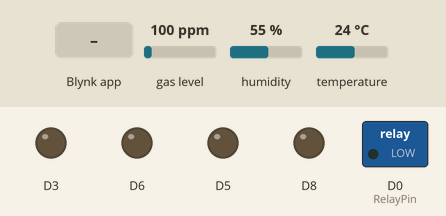
Simulated run of this program. Board: ESP8266 (NodeMCU). On the bench: switched loads named in the program (green lamp = pin HIGH), output pins drawn as LEDs (lit = HIGH). The inputs (shaded band) are chosen by the test bench; at power-on: gas level 100 ppm, humidity 55 %, temperature 24 °C. WiFi joins after 1.5 s; servers stay silent unless stated; what the program prints to the serial monitor is not drawn.

Above: at 3.0 s.
3.1 s: Blynk app writes 1 to V0
At 13.1 s:
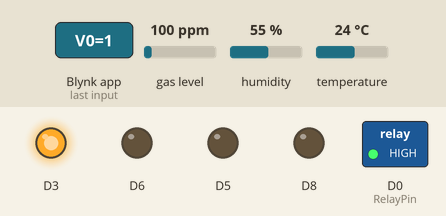
13.8 s: Blynk app writes 1 to V1
At 23.7 s:
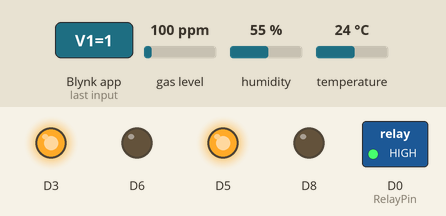
24.3 s: Blynk app writes 0 to V0
At 34.4 s:
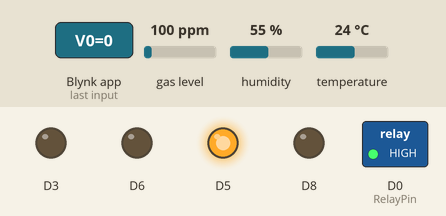
34.8 s: Blynk app writes 1 to V2
At 45.0 s:
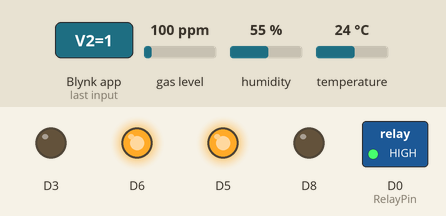
45.3 s: Blynk app writes 200 to V0
At 55.5 s:
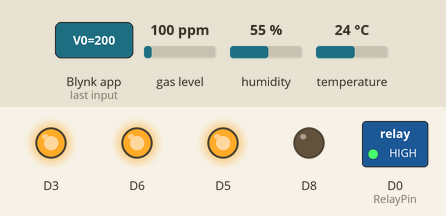
55.8 s: Blynk app writes 0 to V1
At 66.3 s:
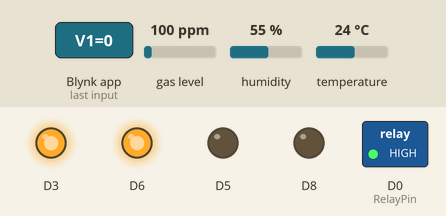
Timing chart, 0 to 67.3 s (numbered marks = the images above; inputs shaded):
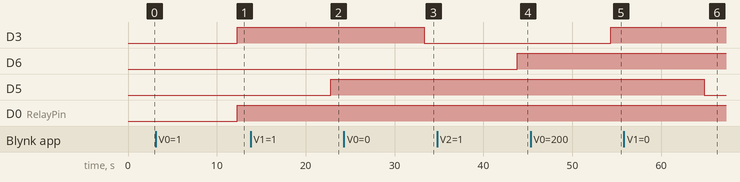

Measured:
- after the input at 3.1 s, D3: LOW → HIGH after 9.2 s
- after the input at 13.8 s, D5: LOW → HIGH after 9.0 s
- after the input at 24.3 s, D3: HIGH → LOW after 9.0 s
- after the input at 34.8 s, D6: LOW → HIGH after 9.0 s
- after the input at 45.3 s, D3: LOW → HIGH after 9.0 s
- after the input at 55.8 s, D5: HIGH → LOW after 9.0 s

The program:

main.cpp
```cpp
#include <Arduino.h>
#include "DHT.h"
#include <MQUnifiedsensor.h>
#include <BlynkSimpleEsp8266.h>
#include <ESP8266WiFi.h>
#include <Wire.h>
#include <TridentTD_LineNotify.h>

#define DHTPin D7
#define RelayPin D0

#define         Board                   ("Arduino UNO")
#define         Pin                     (A0)  //Analog input 3 of your arduino
#define         Type                    ("MQ-2") //MQ2
#define         Voltage_Resolution      (5)
#define         ADC_Bit_Resolution      (10) // For arduino UNO/MEGA/NANO
#define         RatioMQ2CleanAir        (9.83) //RS / R0 = 9.83 ppm


#define BLYNK_TEMPLATE_ID "TMPLRxVqwoOV"
#define BLYNK_TEMPLATE_NAME "kasukabe"
#define BLYNK_AUTH_TOKEN "lq0krE4FHp2xOnSFw23MX7T0RDj7PVIP"

#define LINE_TOKEN "OZCd13CEHx6cBgrWvUVtnz2THL5ZoDx4J9nIqvtu1aK"

char ssid[] = "lawiet";
char pass[] = "kvnn6518";

MQUnifiedsensor MQ2(Board, Voltage_Resolution, ADC_Bit_Resolution, Pin, Type);
DHT dht;

void setup() {
  Serial.begin(9600);

  LINE.setToken(LINE_TOKEN);

  pinMode(D3, OUTPUT);
  pinMode(D5, OUTPUT);
  pinMode(D6, OUTPUT);
  pinMode(D8, OUTPUT);
  pinMode(RelayPin, OUTPUT);

  dht.setup(DHTPin);

  MQ2.setRegressionMethod(1);
  MQ2.setA(574.25);
  MQ2.setB(-2.222);
  MQ2.init();
  Serial.print("Calibrating please wait.");
  float calcR0 = 0;
  for(int i = 1; i<=10; i ++)
  {
    MQ2.update();
    calcR0 += MQ2.calibrate(RatioMQ2CleanAir);
    Serial.print(".");
  }
  MQ2.setR0(calcR0/10);

  Blynk.begin(BLYNK_AUTH_TOKEN, ssid, pass);
}

void display() {
    MQ2.update();
    byte temp = dht.getTemperature();
    byte LPG = MQ2.readSensor();
    Blynk.virtualWrite(V4, temp);
    Blynk.virtualWrite(V5, LPG);
    int pureLPG = MQ2.readSensor();
    float pureTemp = dht.getTemperature();
    if (pureLPG >= 100){
      LINE.notifySticker("LPG gas leaks > 100 ppm", 6632, 11825375);
      delay(10000);
    }
    if (pureTemp >= 25){
      digitalWrite(RelayPin, LOW);
    } else {
      digitalWrite(RelayPin, HIGH);
    }
}

BLYNK_WRITE(V0) {
  int state = param.asInt();
  digitalWrite(D3, state);
}

BLYNK_WRITE(V1) {
  int state = param.asInt();
  digitalWrite(D5, state);
}

BLYNK_WRITE(V2) {
  int state = param.asInt();
  digitalWrite(D6, state);
}

BLYNK_WRITE(V3) {
  int state = param.asInt();
  digitalWrite(D8, state);
}

void loop() {
  Blynk.run();
  delay(500);
  display();
}
```
